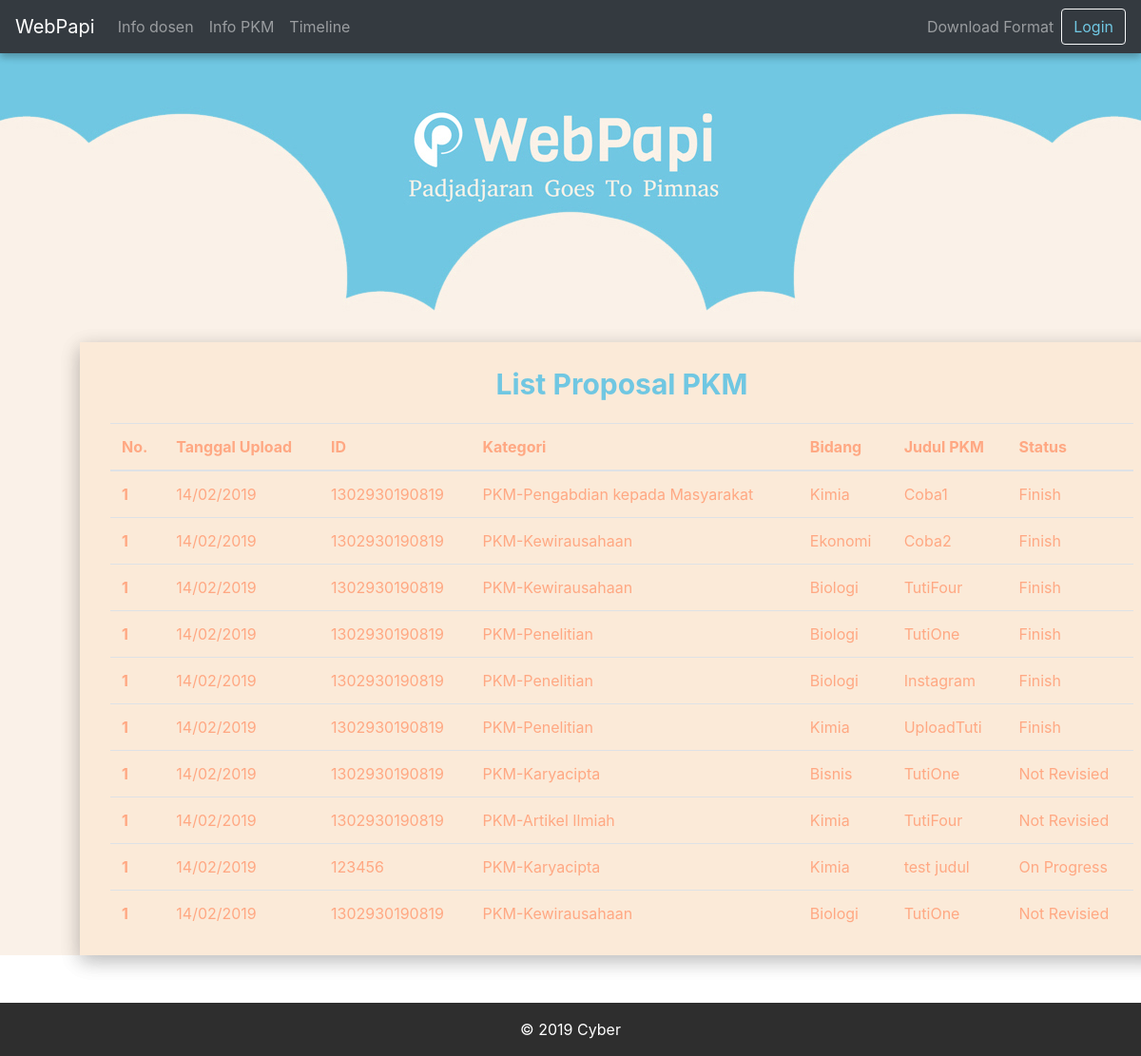
The page /bem/list_pkm/ on the database as committed earlier.
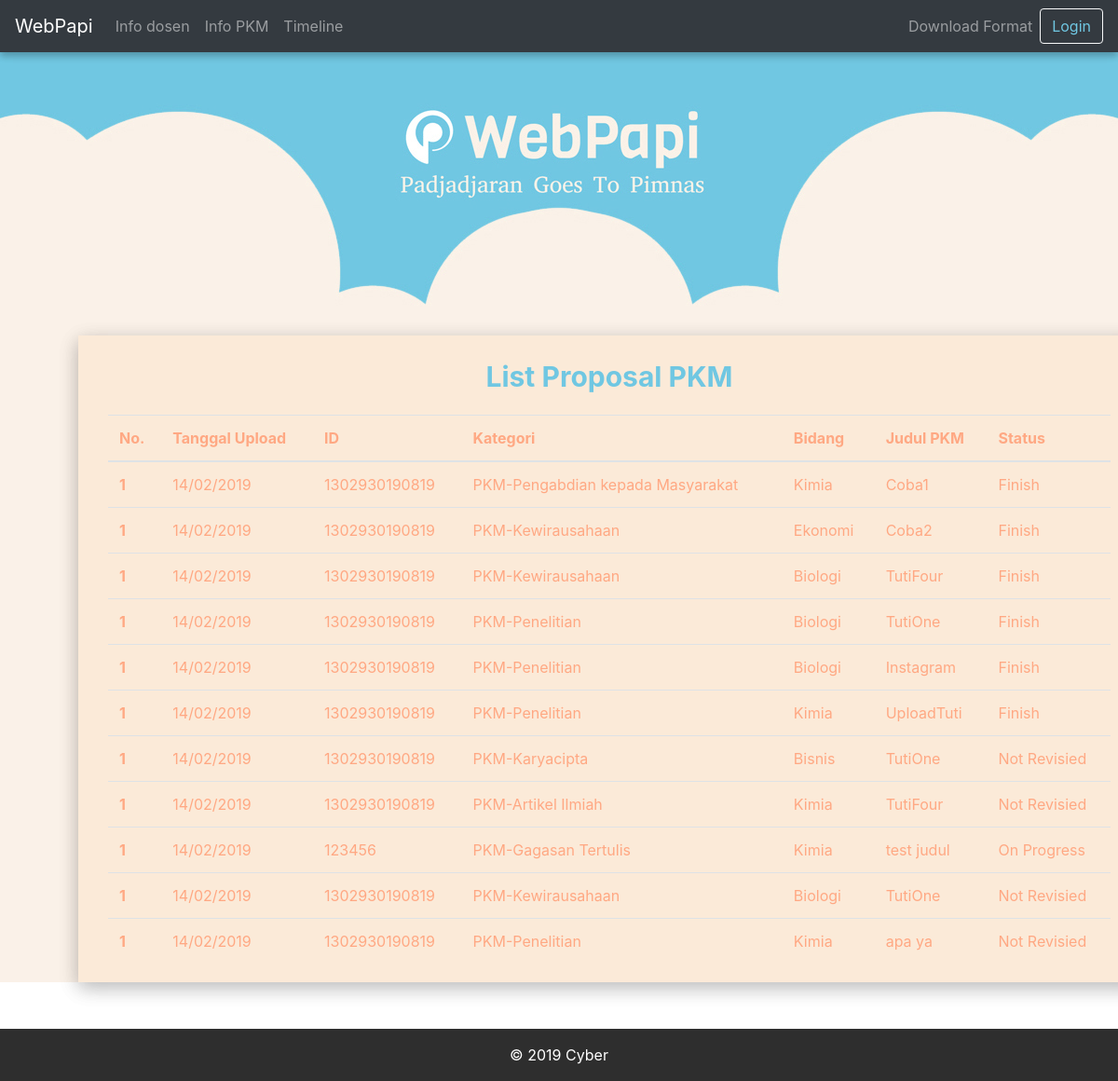
The same page on the database as committed later.
### papi/models.py (models this page shows, shortened)
class ProposalPKM(models.Model):
    judul = models.CharField(max_length=50)
    namaKetua = models.CharField(max_length=50)
    deskripsi = models.TextField(default='')
    createdDate = models.DateTimeField(default=timezone.now)
    document = models.FileField(
        upload_to='proposal', default='ProposalDefault.txt', validators=[validate_file_extension])
    idUsers = models.ForeignKey(User, on_delete=models.CASCADE)
    idDosenReviewer = models.ForeignKey(
        Dosen, on_delete=models.CASCADE, default=1)
    idKategori = models.ForeignKey(
        'KategoriPKM', on_delete=models.CASCADE, default=1)
    idBidang = models.ForeignKey(
        'BidangPKM', on_delete=models.CASCADE, default=1)
    idStatus = models.ForeignKey(
        'StatusRevisi', on_delete=models.CASCADE, default=1)
    idFakultas = models.ForeignKey(
        Fakultas, on_delete=models.CASCADE, default=1)

class BidangPKM(models.Model):
    namaBidang = models.CharField(max_length=50)
    jumlahAnggota = models.IntegerField(blank=True, null=True)

class KategoriPKM(models.Model):
    namaKategori = models.CharField(max_length=50)

class StatusRevisi(models.Model):
    namaStatus = models.CharField(max_length=50)

### users/models.py (models this page shows, shortened)
class User(AbstractUser):
    is_student = models.BooleanField(default=False)
    is_teacher = models.BooleanField(default=False)
    kontak = models.CharField(max_length=13)
    username = None
    email = models.EmailField(unique=True, null=True)
    USERNAME_FIELD = 'email'
    REQUIRED_FIELDS = []
    objects = CustomUserManager()

class Mahasiswa(models.Model):
    user = models.OneToOneField(
        User, on_delete=models.CASCADE, primary_key=True)
    npm = models.IntegerField(blank=True, null=True)
    fakultas = models.ForeignKey(
        'Fakultas', on_delete=models.CASCADE, default=1)
    jurusan = models.ForeignKey('Jurusan', on_delete=models.CASCADE, default=1)

### bempapi/views.py (the view)
# urls.py: path('list_pkm/', views.list_pkm, name="list-pkm-pengurus"),
def list_pkm(request):
    pkm = ProposalPKM.objects.all()
    context = {
        'pkm': pkm,
    }
    return render(request, 'bempapi/list_pkm_pengurus.html', context)

### bempapi/templates/bempapi/list_pkm_pengurus.html (shortened to what this page needs)
{% extends 'papi/base.html' %}
{% load static %}
{% block content %}
    <div class="container-fluid text-center" style="background-image: url({% static 'papi/img/Head.jpg' %});background-position: top;background-size: auto;">
        <div style="min-height: 330px;"></div>
    </div>
    <div class="login-clean" style="background-color: #FAF1E8;">
        <div class="container" style="min-width: 80%;background-color: #fbead8;margin-top: -50px;margin-bottom: 50px; box-shadow: 0 6px 20px 0 rgba(0, 0, 0, 0.15), 0 6px 20px 0 rgba(0, 0, 0, 0.15); margin-right: 10%; margin-left: 7%">
            <div class="illustration"></div>
            <div class="form-row">
                <div class="col">
                    <p class="text-center" style="color: #70c7e2;font-size: 30px;font-weight: bold;">List Proposal PKM<br></p>
                </div>
            </div>
            <div class="container">
                <div class="table-responsive">
                    <table class="table">
                        <thead>
                        <tr>
                            <th scope="col">No.</th>
                            <th scope="col">Tanggal Upload</th>
                            <th scope="col">ID</th>
                            <th scope="col">Kategori</th>
                            <th scope="col">Bidang</th>
                            <th scope="col">Judul PKM</th>
                            <th scope="col">Status</th>
                        </tr>
                        </thead>
                        <tbody>
                        {% for foo in pkm %}
                            <tr>
                                <th scope="row">1</th>
                                <td>14/02/2019</td>
                                <td>{{ foo.idUsers.mahasiswa.npm }}</td>
                                <td>{{ foo.idBidang.namaBidang }}</td>
                                <td>{{ foo.idKategori.namaKategori }}</td>
                                <td>{{ foo.judul }}</td>
                                <td>{{ foo.idStatus.namaStatus }}</td>
                            </tr>
                        {% endfor %}
                        </tbody>
                    </table>
                </div>
            </div>
        </div>
    </div>
{% endblock %}

Rows that differ between the two databases and show on the page:
changed ProposalPKM "test judul": idBidang.namaBidang "PKM-Karyacipta" → "PKM-Gagasan Tertulis"
added ProposalPKM: idUsers.mahasiswa.npm "1302930190819", idBidang.namaBidang "PKM-Penelitian", idKategori.namaKategori "Kimia", judul "apa ya", idStatus.namaStatus "Not Revisied"
